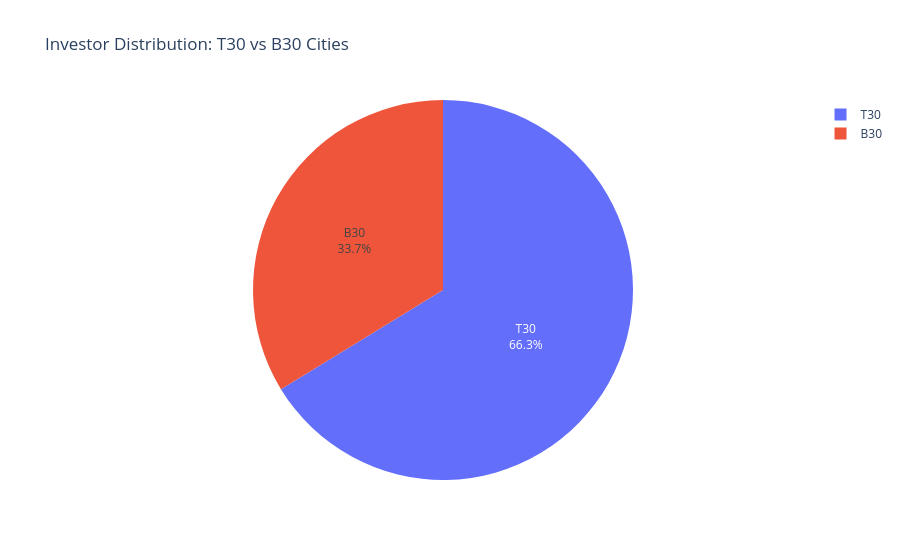

Notebook code for this chart:
### Markdown cell above
### Insight 8

A few states contribute a significant share of total investments, indicating higher mutual fund penetration and investor participation in those regions.

### Code cell
tier_counts = transactions["city_tier"].value_counts()

fig = px.pie(
    values=tier_counts.values,
    names=tier_counts.index,
    title="Investor Distribution: T30 vs B30 Cities"
)

fig.update_traces(
    textposition="inside",
    textinfo="percent+label"
)

fig.show()

fig.write_image(
    "../reports/charts/t30_b30_distribution.png"
)

### Figure 1 — Plotly figure (JSON) as saved in the notebook; plotly's stock layout.template omitted (floating-point values rounded to 4 significant figures)
{"data": [{"domain": {"x": [0, 1], "y": [0, 1]}, "hovertemplate": "label=%{label}<br>value=%{value}<extra></extra>", "labels": ["T30", "B30"], "legendgroup": "", "name": "", "showlegend": true, "textinfo": "percent+label", "textposition": "inside", "type": "pie", "values": [21719, 11059]}], "layout": {"legend": {"tracegroupgap": 0}, "title": {"text": "Investor Distribution: T30 vs B30 Cities"}}}
